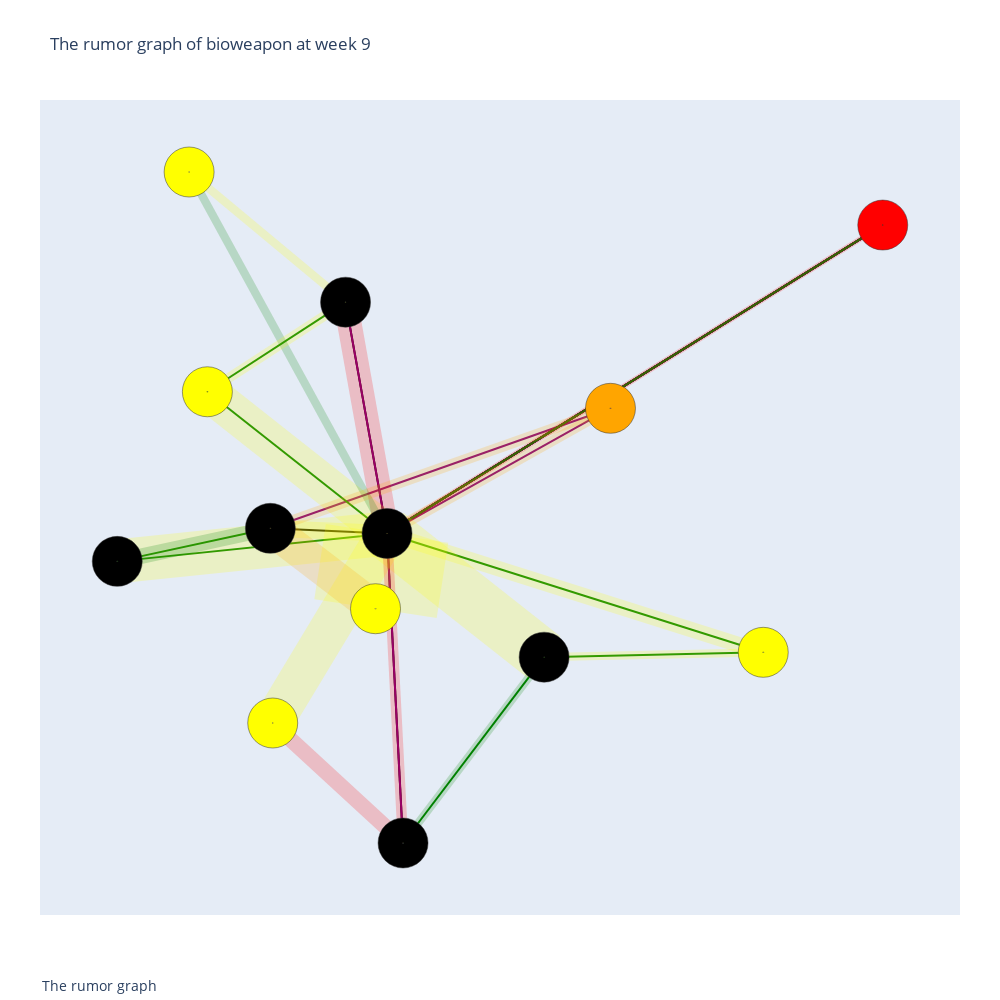

Here is the notebook cell this chart was saved with:
### Code cell
rm = 'bioweapon'
wk = 9
fig = plot_rumor(rm, wk, weekly_rumors[rm][wk], act_mapping, centres)
fig

### Figure 1 — Plotly figure (JSON) as saved in the notebook; plotly's stock layout.template omitted (floating-point values rounded to 4 significant figures)
{"data": [{"hoverinfo": "none", "line": {"color": "black", "width": 2}, "mode": "lines", "opacity": 1, "type": "scatter", "x": [-0.3012, -0.05476, null], "y": [-0.05979, -0.07504, null]}, {"hoverinfo": "none", "line": {"color": "black", "width": 2}, "mode": "lines", "opacity": 1, "type": "scatter", "x": [-0.05476, 0.9921, null], "y": [-0.07504, 0.8422, null]}, {"hoverinfo": "text", "marker": {"color": "grey", "opacity": 0}, "mode": "markers", "text": ["", ""], "type": "scatter", "x": [-0.178, 0.4687], "y": [-0.06742, 0.3836]}, {"hoverinfo": "none", "line": {"color": "purple", "width": 2}, "mode": "lines", "opacity": 1, "type": "scatter", "x": [-0.3012, 0.4171, null], "y": [-0.05979, 0.2971, null]}, {"hoverinfo": "none", "line": {"color": "purple", "width": 2}, "mode": "lines", "opacity": 1, "type": "scatter", "x": [0.4171, -0.05476, null], "y": [0.2971, -0.07504, null]}, {"hoverinfo": "none", "line": {"color": "purple", "width": 2}, "mode": "lines", "opacity": 1, "type": "scatter", "x": [-0.05476, 0.9921, null], "y": [-0.07504, 0.8422, null]}, {"hoverinfo": "text", "marker": {"color": "grey", "opacity": 0}, "mode": "markers", "text": ["", "", ""], "type": "scatter", "x": [0.05798, 0.1812, 0.4687], "y": [0.1187, 0.1111, 0.3836]}, {"hoverinfo": "none", "line": {"color": "green", "width": 2}, "mode": "lines", "opacity": 1, "type": "scatter", "x": [-0.3012, -0.6245, null], "y": [-0.05979, -0.1581, null]}, {"hoverinfo": "none", "line": {"color": "green", "width": 2}, "mode": "lines", "opacity": 1, "type": "scatter", "x": [-0.6245, -0.05476, null], "y": [-0.1581, -0.07504, null]}, {"hoverinfo": "none", "line": {"color": "green", "width": 2}, "mode": "lines", "opacity": 1, "type": "scatter", "x": [-0.05476, 0.9921, null], "y": [-0.07504, 0.8422, null]}, {"hoverinfo": "text", "marker": {"color": "grey", "opacity": 0}, "mode": "markers", "text": ["", "", ""], "type": "scatter", "x": [-0.4628, -0.3396, 0.4687], "y": [-0.109, -0.1166, 0.3836]}, {"hoverinfo": "none", "line": {"color": "black", "width": 2}, "mode": "lines", "opacity": 1, "type": "scatter", "x": [-0.02094, -0.05476, null], "y": [-0.9958, -0.07504, null]}, {"hoverinfo": "none", "line": {"color": "black", "width": 2}, "mode": "lines", "opacity": 1, "type": "scatter", "x": [-0.05476, 0.9921, null], "y": [-0.07504, 0.8422, null]}, {"hoverinfo": "text", "marker": {"color": "grey", "opacity": 0}, "mode": "markers", "text": ["", ""], "type": "scatter", "x": [-0.03785, 0.4687], "y": [-0.5354, 0.3836]}, {"hoverinfo": "none", "line": {"color": "purple", "width": 2}, "mode": "lines", "opacity": 1, "type": "scatter", "x": [-0.02094, -0.05476, null], "y": [-0.9958, -0.07504, null]}, {"hoverinfo": "none", "line": {"color": "purple", "width": 2}, "mode": "lines", "opacity": 1, "type": "scatter", "x": [-0.05476, 0.9921, null], "y": [-0.07504, 0.8422, null]}, {"hoverinfo": "text", "marker": {"color": "grey", "opacity": 0}, "mode": "markers", "text": ["", ""], "type": "scatter", "x": [-0.03785, 0.4687], "y": [-0.5354, 0.3836]}, {"hoverinfo": "none", "line": {"color": "green", "width": 2}, "mode": "lines", "opacity": 1, "type": "scatter", "x": [-0.02094, 0.277, null], "y": [-0.9958, -0.4431, null]}, {"hoverinfo": "none", "line": {"color": "green", "width": 2}, "mode": "lines", "opacity": 1, "type": "scatter", "x": [0.277, 0.7397, null], "y": [-0.4431, -0.4286, null]}, {"hoverinfo": "none", "line": {"color": "green", "width": 2}, "mode": "lines", "opacity": 1, "type": "scatter", "x": [0.7397, -0.05476, null], "y": [-0.4286, -0.07504, null]}, {"hoverinfo": "none", "line": {"color": "green", "width": 2}, "mode": "lines", "opacity": 1, "type": "scatter", "x": [-0.05476, 0.9921, null], "y": [-0.07504, 0.8422, null]}, {"hoverinfo": "text", "marker": {"color": "grey", "opacity": 0}, "mode": "markers", "text": ["", "", "", ""], "type": "scatter", "x": [0.128, 0.5083, 0.3425, 0.4687], "y": [-0.7195, -0.4359, -0.2518, 0.3836]}, {"hoverinfo": "none", "line": {"color": "black", "width": 2}, "mode": "lines", "opacity": 1, "type": "scatter", "x": [-0.1424, -0.05476, null], "y": [0.6128, -0.07504, null]}, {"hoverinfo": "none", "line": {"color": "black", "width": 2}, "mode": "lines", "opacity": 1, "type": "scatter", "x": [-0.05476, 0.9921, null], "y": [-0.07504, 0.8422, null]}, {"hoverinfo": "text", "marker": {"color": "grey", "opacity": 0}, "mode": "markers", "text": ["", ""], "type": "scatter", "x": [-0.09857, 0.4687], "y": [0.2689, 0.3836]}, {"hoverinfo": "none", "line": {"color": "purple", "width": 2}, "mode": "lines", "opacity": 1, "type": "scatter", "x": [-0.1424, -0.05476, null], "y": [0.6128, -0.07504, null]}, {"hoverinfo": "none", "line": {"color": "purple", "width": 2}, "mode": "lines", "opacity": 1, "type": "scatter", "x": [-0.05476, 0.9921, null], "y": [-0.07504, 0.8422, null]}, {"hoverinfo": "text", "marker": {"color": "grey", "opacity": 0}, "mode": "markers", "text": ["", ""], "type": "scatter", "x": [-0.09857, 0.4687], "y": [0.2689, 0.3836]}, {"hoverinfo": "none", "line": {"color": "green", "width": 2}, "mode": "lines", "opacity": 1, "type": "scatter", "x": [-0.1424, -0.4342, null], "y": [0.6128, 0.3463, null]}, {"hoverinfo": "none", "line": {"color": "green", "width": 2}, "mode": "lines", "opacity": 1, "type": "scatter", "x": [-0.4342, -0.05476, null], "y": [0.3463, -0.07504, null]}, {"hoverinfo": "none", "line": {"color": "green", "width": 2}, "mode": "lines", "opacity": 1, "type": "scatter", "x": [-0.05476, 0.9921, null], "y": [-0.07504, 0.8422, null]}, {"hoverinfo": "text", "marker": {"color": "grey", "opacity": 0}, "mode": "markers", "text": ["", "", ""], "type": "scatter", "x": [-0.2883, -0.2445, 0.4687], "y": [0.4796, 0.1356, 0.3836]}, {"hoverinfo": "none", "line": {"color": "yellow", "width": 44.21}, "mode": "lines", "opacity": 0.2, "type": "scatter", "x": [-0.05476, -0.6245, null], "y": [-0.07504, -0.1581, null]}, {"hoverinfo": "none", "line": {"color": "yellow", "width": 38.21}, "mode": "lines", "opacity": 0.2, "type": "scatter", "x": [-0.05476, -0.4342, null], "y": [-0.07504, 0.3463, null]}, {"hoverinfo": "none", "line": {"color": "yellow", "width": 15.41}, "mode": "lines", "opacity": 0.2, "type": "scatter", "x": [-0.05476, 0.7397, null], "y": [-0.07504, -0.4286, null]}, {"hoverinfo": "none", "line": {"color": "yellow", "width": 123.8}, "mode": "lines", "opacity": 0.2, "type": "scatter", "x": [-0.05476, -0.07907, null], "y": [-0.07504, -0.299, null]}, {"hoverinfo": "none", "line": {"color": "yellow", "width": 52.85}, "mode": "lines", "opacity": 0.2, "type": "scatter", "x": [-0.05476, 0.277, null], "y": [-0.07504, -0.4431, null]}, {"hoverinfo": "none", "line": {"color": "yellow", "width": 40.06}, "mode": "lines", "opacity": 0.2, "type": "scatter", "x": [-0.05476, -0.2962, null], "y": [-0.07504, -0.6389, null]}, {"hoverinfo": "none", "line": {"color": "yellow", "width": 16.77}, "mode": "lines", "opacity": 0.2, "type": "scatter", "x": [-0.05476, -0.3012, null], "y": [-0.07504, -0.05979, null]}, {"hoverinfo": "none", "line": {"color": "red", "width": 24.39}, "mode": "lines", "opacity": 0.2, "type": "scatter", "x": [-0.05476, -0.1424, null], "y": [-0.07504, 0.6128, null]}, {"hoverinfo": "none", "line": {"color": "green", "width": 8.191}, "mode": "lines", "opacity": 0.2, "type": "scatter", "x": [-0.05476, -0.4727, null], "y": [-0.07504, 1, null]}, {"hoverinfo": "none", "line": {"color": "red", "width": 10.5}, "mode": "lines", "opacity": 0.2, "type": "scatter", "x": [-0.05476, -0.02094, null], "y": [-0.07504, -0.9958, null]}, {"hoverinfo": "none", "line": {"color": "red", "width": 9.868}, "mode": "lines", "opacity": 0.2, "type": "scatter", "x": [-0.05476, -0.05476, null], "y": [-0.07504, -0.07504, null]}, {"hoverinfo": "none", "line": {"color": "red", "width": 5.25}, "mode": "lines", "opacity": 0.2, "type": "scatter", "x": [-0.05476, 0.9921, null], "y": [-0.07504, 0.8422, null]}, {"hoverinfo": "none", "line": {"color": "orange", "width": 10.44}, "mode": "lines", "opacity": 0.2, "type": "scatter", "x": [-0.05476, 0.4171, null], "y": [-0.07504, 0.2971, null]}, {"hoverinfo": "none", "line": {"color": "red", "width": 15.41}, "mode": "lines", "opacity": 0.2, "type": "scatter", "x": [-0.2962, -0.02094, null], "y": [-0.6389, -0.9958, null]}, {"hoverinfo": "none", "line": {"color": "yellow", "width": 9.868}, "mode": "lines", "opacity": 0.2, "type": "scatter", "x": [-0.4342, -0.1424, null], "y": [0.3463, 0.6128, null]}, {"hoverinfo": "none", "line": {"color": "yellow", "width": 12.64}, "mode": "lines", "opacity": 0.2, "type": "scatter", "x": [-0.4342, -0.4342, null], "y": [0.3463, 0.3463, null]}, {"hoverinfo": "none", "line": {"color": "green", "width": 8.191}, "mode": "lines", "opacity": 0.2, "type": "scatter", "x": [-0.02094, 0.277, null], "y": [-0.9958, -0.4431, null]}, {"hoverinfo": "none", "line": {"color": "orange", "width": 34.16}, "mode": "lines", "opacity": 0.2, "type": "scatter", "x": [-0.3012, -0.07907, null], "y": [-0.05979, -0.299, null]}, {"hoverinfo": "none", "line": {"color": "green", "width": 15.41}, "mode": "lines", "opacity": 0.2, "type": "scatter", "x": [-0.3012, -0.6245, null], "y": [-0.05979, -0.1581, null]}, {"hoverinfo": "none", "line": {"color": "orange", "width": 10.81}, "mode": "lines", "opacity": 0.2, "type": "scatter", "x": [-0.3012, 0.4171, null], "y": [-0.05979, 0.2971, null]}, {"hoverinfo": "none", "line": {"color": "green", "width": 10.28}, "mode": "lines", "opacity": 0.2, "type": "scatter", "x": [-0.07907, -0.07907, null], "y": [-0.299, -0.299, null]}, {"hoverinfo": "none", "line": {"color": "yellow", "width": 8.191}, "mode": "lines", "opacity": 0.2, "type": "scatter", "x": [0.277, 0.7397, null], "y": [-0.4431, -0.4286, null]}, {"hoverinfo": "none", "line": {"color": "yellow", "width": 8.191}, "mode": "lines", "opacity": 0.2, "type": "scatter", "x": [-0.1424, -0.4727, null], "y": [0.6128, 1, null]}, {"hoverinfo": "text", "marker": {"color": "grey", "opacity": 0}, "mode": "markers", "text": ["'weight': 22.107134280350415<br>'d_suspicious': 0.0<br>'colors': [0. 1. 0. 0.]", "'weight': 19.10540694127146<br>'d_suspicious': 0.0<br>'colors': [0. 1. 0. 0.]", "'weight': 7.706612913964197<br>'d_suspicious': 0.0<br>'colors': [0. 1. 0. 0.]", "'weight': 61.892723695079496<br>'d_suspicious': 0.2727272727272727<br>'colors': [0.18181818 0.54545455 0.         0.27272727]", "'weight': 26.4259728329846<br>'d_suspicious': 0.16666666666666666<br>'colors': [0.         0.83333333 0.16666667 0.        ]", "'weight': 20.028796288534274<br>'d_suspicious': 0.3333333333333333<br>'colors': [0.         0.66666667 0.         0.33333333]", "'weight': 8.385911313888617<br>'d_suspicious': 0.5<br>'colors': [0.  0.5 0.5 0. ]", "'weight': 12.194350003060192<br>'d_suspicious': 1.0<br>'colors': [0. 0. 0. 1.]", "'weight': 4.095695001319972<br>'d_suspicious': 0.0<br>'colors': [0.5 0.5 0.  0. ]", "'weight': 5.250417097959467<br>'d_suspicious': 1.0<br>'colors': [0. 0. 0. 1.]", "'weight': 4.934024191724415<br>'d_suspicious': 1.0<br>'colors': [0. 0. 0. 1.]", "'weight': 2.6252085489797334<br>'d_suspicious': 1.0<br>'colors': [0. 0. 0. 1.]", "'weight': 5.221706264176197<br>'d_suspicious': 1.0<br>'colors': [0. 0. 1. 0.]", "'weight': 7.706612913964197<br>'d_suspicious': 1.0<br>'colors': [0. 0. 0. 1.]", "'weight': 4.934024191724415<br>'d_suspicious': 0.0<br>'colors': [0. 1. 0. 0.]", "'weight': 6.320318552844306<br>'d_suspicious': 0.0<br>'colors': [0. 1. 0. 0.]", "'weight': 4.095695001319972<br>'d_suspicious': 0.0<br>'colors': [1. 0. 0. 0.]", "'weight': 17.079584030615177<br>'d_suspicious': 1.0<br>'colors': [0. 0. 1. 0.]", "'weight': 7.706612913964197<br>'d_suspicious': 0.0<br>'colors': [1. 0. 0. 0.]", "'weight': 5.404027820970151<br>'d_suspicious': 1.0<br>'colors': [0. 0. 1. 0.]", "'weight': 5.14166355650266<br>'d_suspicious': 0.0<br>'colors': [1. 0. 0. 0.]", "'weight': 4.095695001319972<br>'d_suspicious': 0.0<br>'colors': [0. 1. 0. 0.]", "'weight': 4.095695001319972<br>'d_suspicious': 0.0<br>'colors': [0. 1. 0. 0.]"], "type": "scatter", "x": [-0.3396, -0.2445, 0.3425, -0.06692, 0.1111, -0.1755, -0.178, -0.09857, -0.2638, -0.03785, -0.05476, 0.4687, 0.1812, -0.1586, -0.2883, -0.4342, 0.128, -0.1901, -0.4628, 0.05798, -0.07907, 0.5083, -0.3076], "y": [-0.1166, 0.1356, -0.2518, -0.187, -0.2591, -0.357, -0.06742, 0.2689, 0.4625, -0.5354, -0.07504, 0.3836, 0.1111, -0.8174, 0.4796, 0.3463, -0.7195, -0.1794, -0.109, 0.1187, -0.299, -0.4359, 0.8064]}, {"hoverinfo": "text", "marker": {"color": ["black", "yellow", "yellow", "black", "black", "yellow", "black", "black", "yellow", "orange", "black", "yellow", "red"], "line": {"color": "rgb(50,50,50)", "width": 0.5}, "size": 50, "symbol": "circle-dot"}, "mode": "markers", "name": "net", "text": ["'name':SUPER:coronavirus|aronavirus|the alarm coronavirus<br>'df': 6.024390243902439<br>'pop': -2.182028472708682<br>'rt': 11.24119241192412<br>'fav': 42.69376693766937<br>'color': [0.21680217 0.49593496 0.14363144 0.14363144]<br>'freq': 369", "'name':SUPER:hotel|restaurant<br>'df': 202.0909090909091<br>'pop': -2.4268618565886073<br>'rt': 8.363636363636363<br>'fav': 12.636363636363637<br>'color': [0.18181818 0.54545455 0.09090909 0.18181818]<br>'freq': 11", "'name':SUPER:people|people.<br>'df': 71.70967741935483<br>'pop': -3.1651956086741<br>'rt': 1.8709677419354838<br>'fav': 2.6774193548387095<br>'color': [0.19354839 0.67741935 0.06451613 0.06451613]<br>'freq': 31", "'name':SUPER:deadly_virus|deadly<br>'df': 444.6<br>'pop': -3.9769689789754183<br>'rt': 1.0<br>'fav': 1.4<br>'color': [0.4 0.2 0.  0.4]<br>'freq': 5", "'name':SUPER:outbreak|virus_outbreak|epidemic<br>'df': 30.04054054054054<br>'pop': -2.287344796002749<br>'rt': 2.8513513513513513<br>'fav': 8.391891891891891<br>'color': [0.33783784 0.41891892 0.2027027  0.04054054]<br>'freq': 74", "'name':SUPER:<<NUM>>_people|<<NUM>>_death|<<NUM>>_day<br>'df': 27.444444444444443<br>'pop': -3.1125954146581316<br>'rt': 1.3580246913580247<br>'fav': 2.123456790123457<br>'color': [0.28395062 0.51851852 0.07407407 0.12345679]<br>'freq': 81", "'name':SUPER:woman|girl<br>'df': 92.625<br>'pop': -2.030736839875133<br>'rt': 2.125<br>'fav': 6.916666666666667<br>'color': [0.375      0.41666667 0.125      0.08333333]<br>'freq': 24", "'name':SUPER:virus_outbreak|virus|infection<br>'df': 63.51428571428571<br>'pop': -2.923413498500679<br>'rt': 4.628571428571429<br>'fav': 12.114285714285714<br>'color': [0.31428571 0.28571429 0.25714286 0.14285714]<br>'freq': 35", "'name':SUPER:first_time|time<br>'df': 185.25<br>'pop': -2.932050989497182<br>'rt': 6.083333333333333<br>'fav': 23.25<br>'color': [0.16666667 0.58333333 0.         0.25      ]<br>'freq': 12", "'name':sale<br>'df': 1111.5<br>'pop': -4.963200661707947<br>'rt': 3.0<br>'fav': 6.5<br>'color': [0. 0. 1. 0.]<br>'freq': 2", "'name':SUPER:man|guy|kid<br>'df': 96.65217391304348<br>'pop': -1.863967550667424<br>'rt': 0.782608695652174<br>'fav': 1.8695652173913044<br>'color': [0.43478261 0.47826087 0.         0.08695652]<br>'freq': 23", "'name':SUPER:minister|prime_minister<br>'df': 317.57142857142856<br>'pop': -2.9108263351303494<br>'rt': 1.1428571428571428<br>'fav': 2.142857142857143<br>'color': [0.14285714 0.71428571 0.14285714 0.        ]<br>'freq': 7", "'name':bioweapon<br>'df': 2223.0<br>'pop': -6.0<br>'rt': 0.0<br>'fav': 0.0<br>'color': [0. 0. 0. 1.]<br>'freq': 1"], "type": "scatter", "x": [-0.05476, -0.2962, -0.4342, -0.02094, -0.3012, -0.07907, 0.277, -0.1424, 0.7397, 0.4171, -0.6245, -0.4727, 0.9921], "y": [-0.07504, -0.6389, 0.3463, -0.9958, -0.05979, -0.299, -0.4431, 0.6128, -0.4286, 0.2971, -0.1581, 1, 0.8422]}], "layout": {"annotations": [{"font": {"size": 14}, "showarrow": false, "text": "The rumor graph", "x": 0, "xanchor": "left", "xref": "paper", "y": -0.1, "yanchor": "bottom", "yref": "paper"}], "autosize": false, "font": {"size": 12}, "height": 1000, "hovermode": "closest", "margin": {"b": 85, "l": 40, "r": 40, "t": 100}, "showlegend": false, "title": {"text": "The rumor graph of bioweapon at week 9"}, "width": 1000, "xaxis": {"showgrid": false, "showline": false, "showticklabels": false, "title": {"text": ""}, "zeroline": false}, "yaxis": {"showgrid": false, "showline": false, "showticklabels": false, "title": {"text": ""}, "zeroline": false}}}
